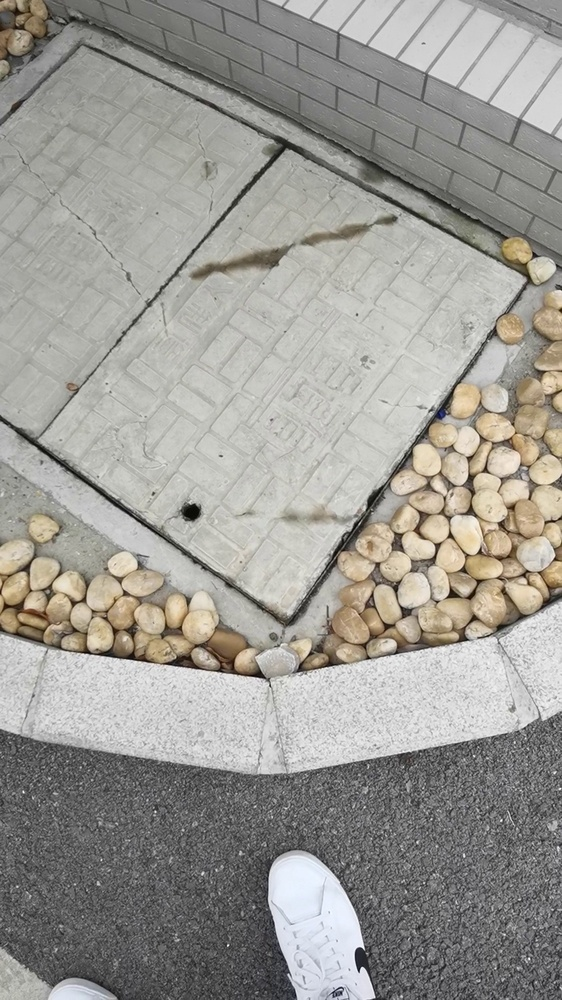
#> input picture Video_Image/test.jpg, 562 x 1000 px, shrunk from 1080 x 1920 before the run
$ python img_rotate.py
#> lines starting #> are read from the running program, lines starting #| are printed output that depends on the picture
# 判断是否要进行旋转图像

import cv2
path = r'C:\Users\xukechao\Desktop\图片11_10'

img =cv2.imread('test.jpg')
#> img is the input picture: shape (1000, 562, 3); mean B, G, R 148.8, 154.5, 156.3
img_rotate =cv2.rotate(img,cv2.ROTATE_180)
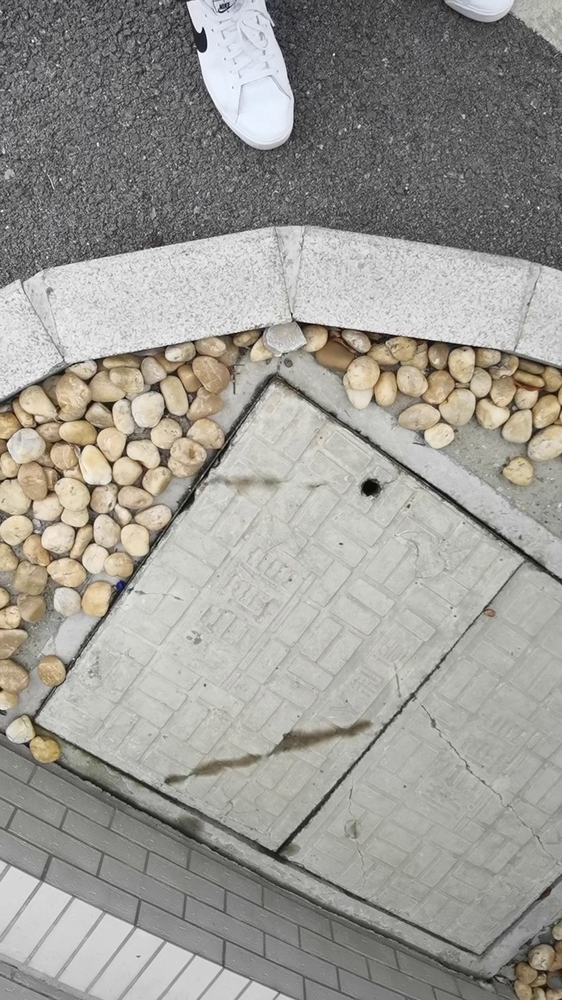
#> img_rotate: shape (1000, 562, 3); mean B, G, R 148.8, 154.5, 156.3
cv2.imshow('img_rotate',img_rotate)
k = cv2.waitKey(0)
#> (key Esc is pressed here)
if k==27:                    #ESC
   cv2.destroyAllWindows()
elif k==ord('s') :           #按下s
    cv2.imwrite('test.jpg',img_rotate) # 保存图像
    cv2.destroyAllWindows()
